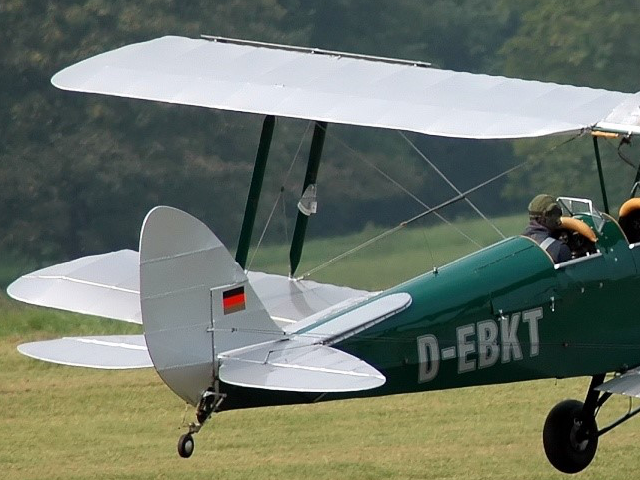
#> input picture Project 3/Project 3/image-pairs/tigermoth1.png, 640 x 480 px
$ jupyter execute --allow-errors 'Harri Corner detection and Image aligment.ipynb'
#> lines starting #> are read from the running program, lines starting #| are printed output that depends on the picture
[cell 1]
import numpy as np
from scipy.ndimage import filters
from PIL import Image
import imutils
import matplotlib.pylab as plt

[cell 2]
# Get gaussian filters.
# [16 lines left out: function Harris_Matrix, not called in this run]

[cell 3]
# Find Harris corner points above a threshold and perform nonmax suppression in the region +/- minimumDistance.
# [32 lines left out: function Get_Harris_Points, not called in this run]

[cell 4]
# Plot all red Harris interesting points
# [6 lines left out: function Plot_Harris_Interest_Points, not called in this run]

[cell 5]
# Reading Images from memory.
harrisImage1 = (np.array(Image.open('image-pairs/tigermoth1.png').convert('L'), dtype=np.float32))
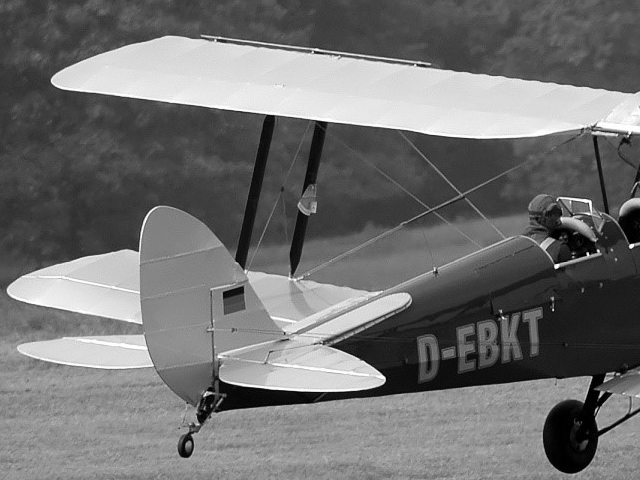
#> harrisImage1: shape (480, 640) float32; min 0, max 255, mean 113.4
harrisImage2 = (np.array(Image.open('image-pairs/tigermoth2.png').convert('L'), dtype=np.float32))
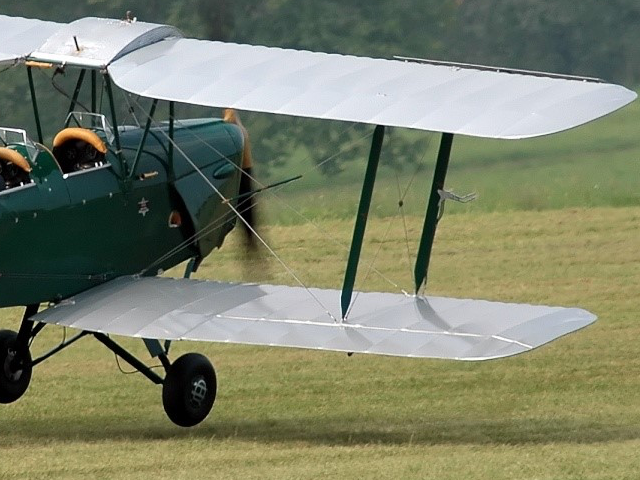
#> input picture Project 3/Project 3/image-pairs/tigermoth2.png, 640 x 480 px
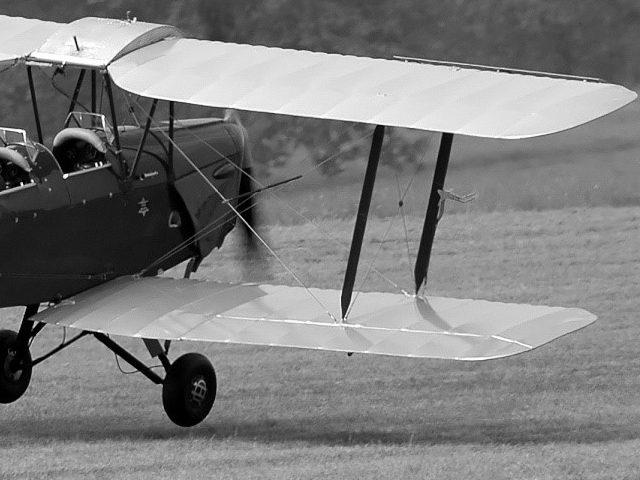
#> harrisImage2: shape (480, 640) float32; min 0, max 255, mean 125.2

# Shown the images in memeory.
print("Images shown:")
#> (the rest of this cell did not finish here and is left out)
